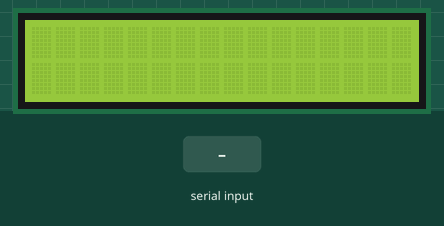
Bench run of a sketch on a simulated Arduino Uno, built with avr-gcc and run on an emulated ATmega328P. Parts: 16×2 character LCD. Inputs (shaded band) come from the test bench. What the sketch prints to the serial monitor is not drawn.

Above: at 1.2 s.
1.3 s: "1" received over Serial
At 2.35 s:
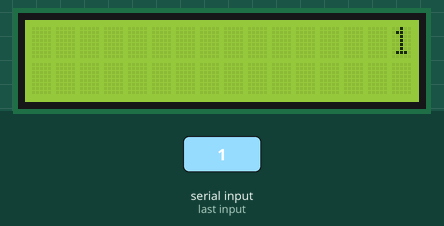
At 2.75 s:
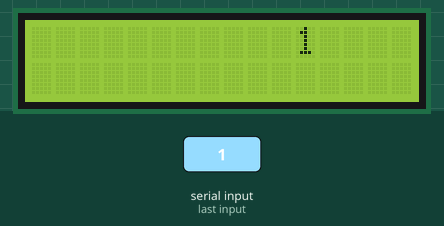
Timing chart, 0 to 4.3 s (numbered marks = the images above; inputs shaded):
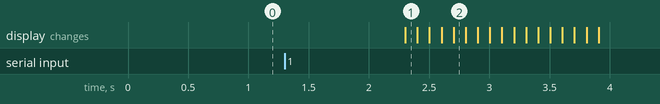

The sketch:

DEBER5-ejercicio3.ino
```cpp
/*            DEBER 5- EJERCICIO 3
      3)Ingresar palabras por comunicación serial, se genere una rotación o juego en la lcd.

      NOMBRE: ISRAEL GUDIÑO
      FECHA:18/01/2017
*/

#include<LiquidCrystal.h>
LiquidCrystal lcd (9, 8, 7, 6, 5, 4);

String dato; //Vector en donde guardaremos la palabra ingresada
int tamano; //Variable en donde guardaremos el tamaño

void setup() {
  Serial.begin(9600);
  lcd.begin(16, 2);
}

void loop() {
      grabarPalabra();
      juego();
      Serial.println("");
}

//En este método grabamos la palabra ingresada
void grabarPalabra() {
  Serial.println("Ingrese la palabra a visualizarce en el LCD");
  t_espera();
  dato = Serial.readString();
  tamano = dato.length();
  Serial.println("");
}

//Juego
void juego() {
  lcd.setCursor(16, 0);
  lcd.print(dato);
  int k = 0;
  for (; k < (17 + tamano); k++) {
    lcd.setCursor(15, 0); // ponemos el cursor fuera del reango del display
    lcd.autoscroll();    // Activa el scroll automatico
    lcd.print(" ");      // imprime un character en blanco
    delay(100);
  }
  lcd.noAutoscroll();//Desactiva el scroll automatico
  lcd.clear();//Limpia la pantalla del LCD
}

//Tiempo de espera. Este método se ejecuta mientras el usuario no ingrese ningún dato
void t_espera() {
  for (; Serial.available() == 0; ) {
  }
}
```

Measured:
- after the input at 1.3 s, the display: changes after 1.0 s (image 1)
